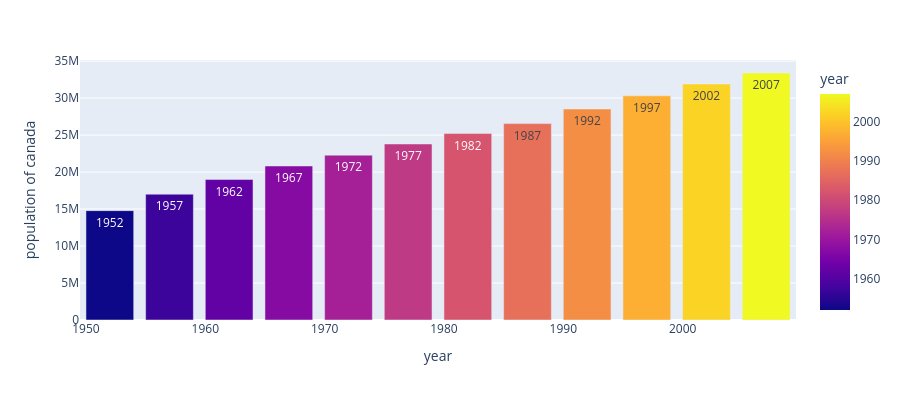

Source (notebook cell):
### Code cell
px.bar(data_canada,x="year",y="pop",
       hover_data=["lifeExp","gdpPercap"],labels={'pop':'population of canada'},
       height=400,text='year',color='year')

### Figure 1 — Plotly figure (JSON) as saved in the notebook; plotly's stock layout.template omitted (floating-point values rounded to 4 significant figures)
{"data": [{"customdata": [[68.75, 11370.0], [69.96, 12490.0], [71.3, 13460.0], [72.13, 16080.0], [72.88, 18970.0], [74.21, 22090.0], [75.76, 22900.0], [76.86, 26630.0], [77.95, 26340.0], [78.61, 28950.0], [79.77, 33330.0], [80.65, 36320.0]], "hovertemplate": "year=%{marker.color}<br>population of canada=%{y}<br>lifeExp=%{customdata[0]}<br>gdpPercap=%{customdata[1]}<extra></extra>", "legendgroup": "", "marker": {"color": [1952, 1957, 1962, 1967, 1972, 1977, 1982, 1987, 1992, 1997, 2002, 2007], "coloraxis": "coloraxis", "pattern": {"shape": ""}}, "name": "", "orientation": "v", "showlegend": false, "text": [1952.0, 1957.0, 1962.0, 1967.0, 1972.0, 1977.0, 1982.0, 1987.0, 1992.0, 1997.0, 2002.0, 2007.0], "textposition": "auto", "type": "bar", "x": [1952, 1957, 1962, 1967, 1972, 1977, 1982, 1987, 1992, 1997, 2002, 2007], "xaxis": "x", "y": [14785584, 17010154, 18985849, 20819767, 22284500, 23796400, 25201900, 26549700, 28523502, 30305843, 31902268, 33390141], "yaxis": "y"}], "layout": {"barmode": "relative", "coloraxis": {"colorbar": {"title": {"text": "year"}}, "colorscale": [[0, "#0d0887"], [0.1111, "#46039f"], [0.2222, "#7201a8"], [0.3333, "#9c179e"], [0.4444, "#bd3786"], [0.5556, "#d8576b"], [0.6667, "#ed7953"], [0.7778, "#fb9f3a"], [0.8889, "#fdca26"], [1, "#f0f921"]]}, "height": 400, "legend": {"tracegroupgap": 0}, "margin": {"t": 60}, "xaxis": {"anchor": "y", "domain": [0, 1], "title": {"text": "year"}}, "yaxis": {"anchor": "x", "domain": [0, 1], "title": {"text": "population of canada"}}}}
